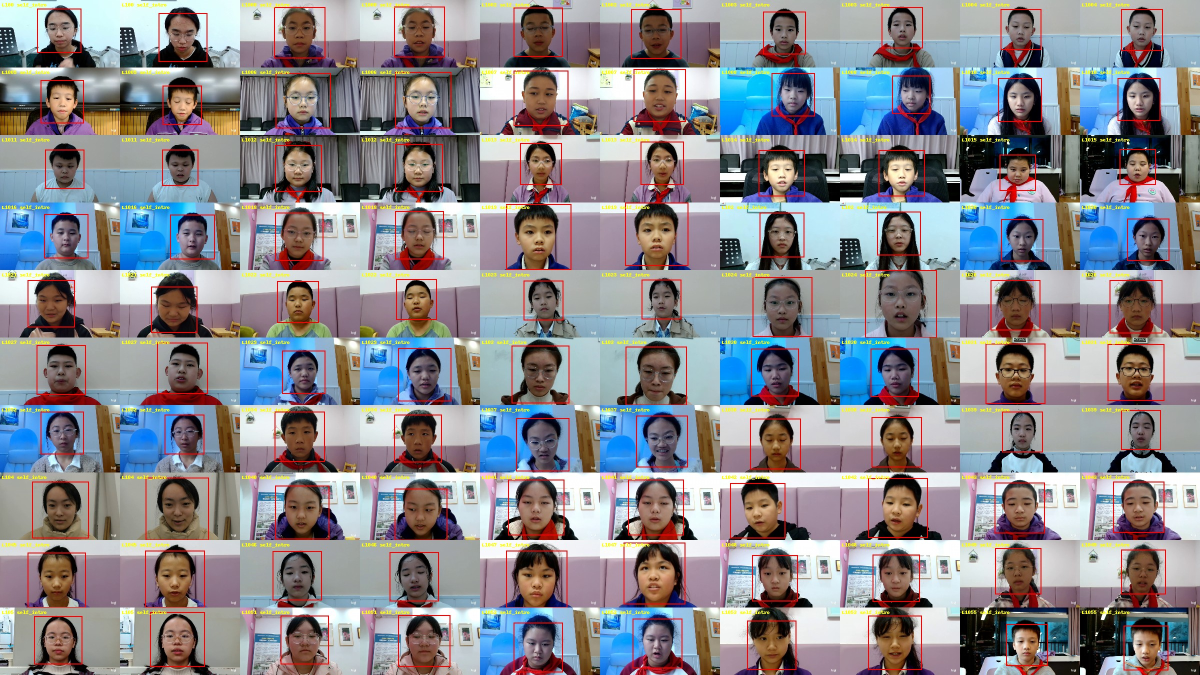
#> input picture artifacts/goal2_6/face/face_detection_contact_sheet.jpg, 2400 x 1350 px (shown at 1/2 size)
$ python -i features.py   (imports and definitions only)
#> lines starting #> are read from the running program, lines starting #| are printed output that depends on the picture
#> further down, picture is the input picture: shape (1350, 2400, 3); mean B, G, R 141.4, 135.5, 137.5
"""Frozen lightweight visual features used by Face smoke tests."""

from __future__ import annotations

from typing import Any


def simple_frozen_embedding(frame: Any) -> list[float]:
    """A deterministic non-trained frame descriptor for smoke shape checks."""

    try:
        import cv2  # type: ignore
        import numpy as np  # type: ignore

        resized = cv2.resize(frame, (64, 64))
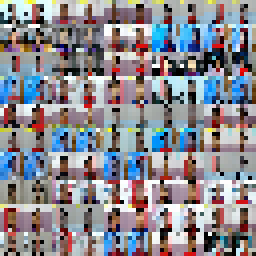
#> resized: shape (64, 64, 3) (shown 4 times larger); mean B, G, R 142.2, 135.8, 138.1
        arr = resized.astype("float32") / 255.0
        means = arr.mean(axis=(0, 1)).tolist()
#> means = [0.558, 0.533, 0.542]
        stds = arr.std(axis=(0, 1)).tolist()
#> stds = [0.297, 0.271, 0.253]
        gray = cv2.cvtColor(resized, cv2.COLOR_BGR2GRAY)
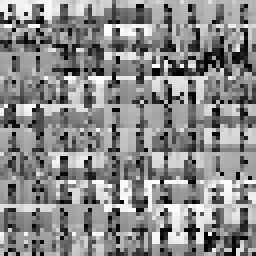
#> gray: shape (64, 64) (shown 4 times larger); min 0, max 255, mean 137.3
        hist = cv2.calcHist([gray], [0], None, [8], [0, 256]).flatten()
#> hist = [337, 284, 416, 583, 840, 796, 495, 345]
        hist = (hist / max(float(hist.sum()), 1.0)).tolist()
#> hist = [0.0823, 0.0693, 0.102, 0.142, 0.205, 0.194, 0.121, 0.0842]
        return [float(x) for x in means + stds + hist]
    except Exception:
        return []


def temporal_forward_shape(embeddings: list[list[float]]) -> tuple[int, int]:
    if not embeddings:
        return (0, 0)
    return (len(embeddings), len(embeddings[0]))

>>> import cv2
>>> picture = cv2.imread('../../../artifacts/goal2_6/face/face_detection_contact_sheet.jpg')
>>> result = simple_frozen_embedding(picture)
#> result = [0.558, 0.533, 0.542, 0.297, 0.271, 0.253, 0.0823, 0.0693, 0.102, 0.142, 0.205, 0.194, 0.121, 0.0842]
